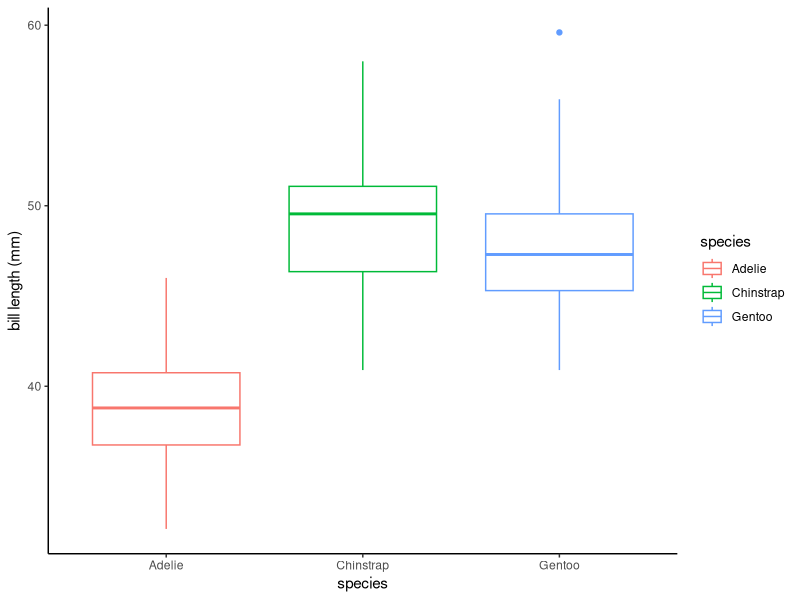
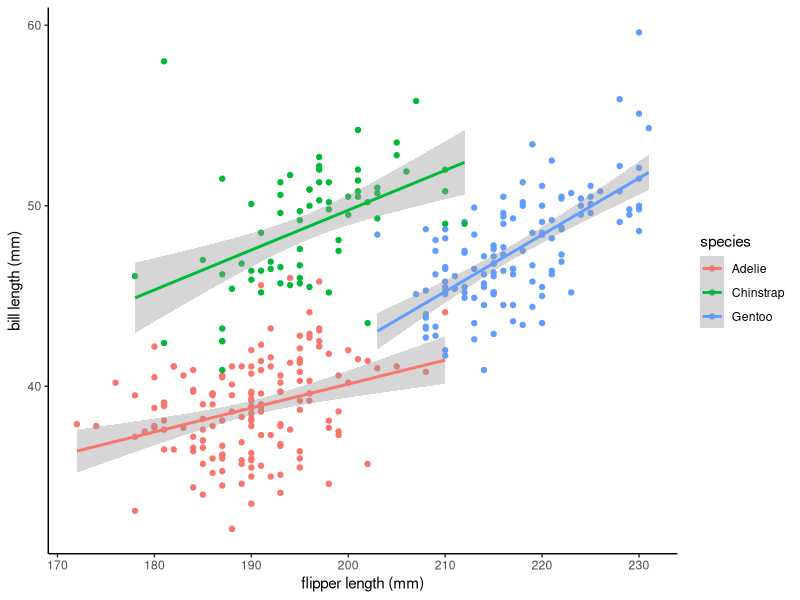
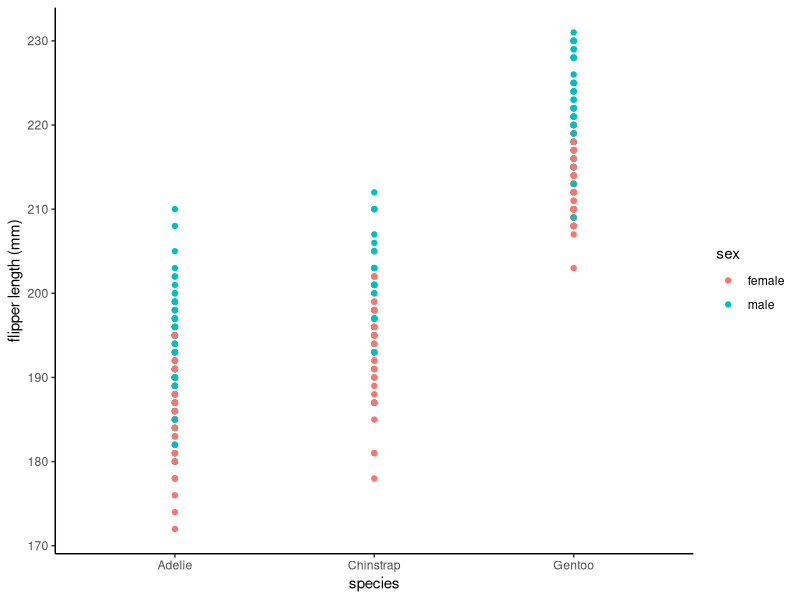

Recreate these plots in R, in order.
## ---- chunk 1
knitr::opts_chunk$set(echo = TRUE)
library(palmerpenguins)
library(tidyverse)
## ---- chunk 2
ggplot(data=penguins, mapping=(aes(x=species, y=bill_length_mm)))+
  geom_boxplot(mapping=aes(color=species)) + theme_classic() +
  xlab("species")+ 
  ylab("bill length (mm)")
## ---- chunk 3
ggplot(data=penguins, mapping=(aes(x=flipper_length_mm, y=bill_length_mm)))+
  geom_point(mapping=aes(color=species))+
  geom_smooth(method=lm, mapping=aes(color=species))+
  theme_classic()+
  xlab("flipper length (mm)")+ 
  ylab("bill length (mm)")

  #facet_wrap(~species)
## ---- chunk 4
penguins_no_na <- penguins %>% filter(!is.na(sex))
#removes data with "NA"

penguins_no_na %>% ggplot(aes(x=species, y=flipper_length_mm))+
  geom_point(aes(color=sex))+
  theme_classic()+
  ylab("flipper length (mm)")
